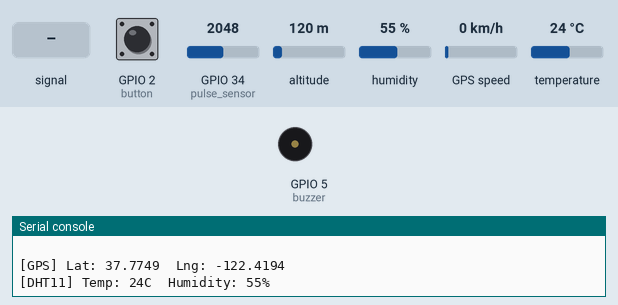
A program run on a simulated ESP32 board running MicroPython. On the bench: buzzer (waves = sounding, pin HIGH), the last lines printed to the serial console. The test bench sets the inputs (shaded band); at power-on: temperature 24 °C, GPIO 34 (pulse_sensor) = 2048, GPIO 2 (button) HIGH, altitude 120 m, humidity 55 %, GPS speed 0 km/h (analog values on the 0–4095 scale). WiFi joins after 1.5 s; the GPS gets a fix after 3 s at 37.7749, -122.4194 with 8 satellites; requests to the public web service named in the program get a made-up reply in its usual format after 0.4 s (London, UTC, broken clouds, 64 % humidity, 1013 hPa unless stated).

Above: at 4.5 s.
4.6 s: temperature set to 41 °C
11.9 s: GPIO 34 (pulse_sensor) set to 3972
At 13.8 s:
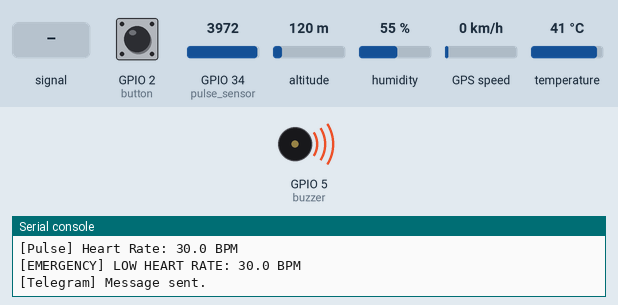
14.2 s: GPIO 34 (pulse_sensor) set to 2460
21.5 s: GPIO 34 (pulse_sensor) fed a 2 Hz sine of ±1228 counts around its level
25.1 s: temperature set to 12 °C
Timing chart, 0 to 65.7 s (numbered marks = the images above; inputs shaded):
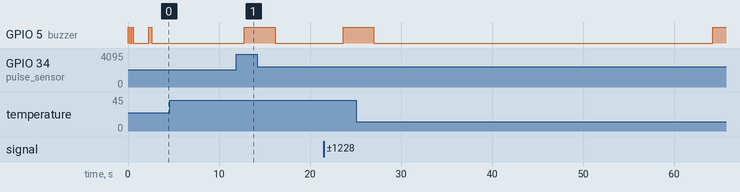

The program:

iot_safety_system_micropython.py
```python
# ============================================================
#  IoT-Based Emergency Safety & Health Monitoring System
#  MicroPython Code for ESP32
# ============================================================
#  Hardware:
#    - ESP32 Dev Kit
#    - Pulse Sensor (Heart Rate) → GPIO 34 (ADC)
#    - DHT11 (Temp + Humidity)   → GPIO 4
#    - GPS Module (NEO-6M)       → UART1 TX=17, RX=16
#    - Emergency Push Button     → GPIO 2
#    - Buzzer                    → GPIO 5
# ============================================================
#  MicroPython Libraries needed (upload to ESP32 via Thonny):
#    - dht.py        (built-in MicroPython)
#    - urequests.py  (upload manually)
#    - ujson.py      (built-in MicroPython)
# ============================================================

import machine
import time
import network
import urequests
import ujson
import dht
from machine import Pin, ADC, UART

# ─── WiFi Credentials ───────────────────────────────────────
WIFI_SSID     = "YOUR_WIFI_SSID"
WIFI_PASSWORD = "YOUR_WIFI_PASSWORD"

# ─── Telegram Bot Credentials ───────────────────────────────
BOT_TOKEN = "YOUR_TELEGRAM_BOT_TOKEN"
CHAT_ID   = "YOUR_TELEGRAM_CHAT_ID"
TELEGRAM_URL = "https://api.telegram.org/bot" + BOT_TOKEN

# ─── Pin Definitions ────────────────────────────────────────
PULSE_PIN   = 34   # ADC - Pulse sensor signal
DHT_PIN     = 4    # Digital - DHT11 data
BUTTON_PIN  = 2    # Digital - Emergency button (active LOW)
BUZZER_PIN  = 5    # Digital - Buzzer output

# ─── Thresholds ─────────────────────────────────────────────
HEART_RATE_HIGH = 120   # BPM
HEART_RATE_LOW  = 45    # BPM
TEMP_HIGH       = 38.5  # Celsius

# ─── Hardware Init ──────────────────────────────────────────
pulse_sensor = ADC(Pin(PULSE_PIN))
pulse_sensor.atten(ADC.ATTN_11DB)       # Full 0-3.3V range
pulse_sensor.width(ADC.WIDTH_12BIT)     # 12-bit resolution (0-4095)

dht_sensor = dht.DHT11(Pin(DHT_PIN))

button = Pin(BUTTON_PIN, Pin.IN, Pin.PULL_UP)

buzzer = Pin(BUZZER_PIN, Pin.OUT)
buzzer.value(0)

gps_uart = UART(1, baudrate=9600, tx=17, rx=16)

# ─── Global State ───────────────────────────────────────────
heart_rate  = 0.0
temperature = 0.0
humidity    = 0.0
gps_lat     = 0.0
gps_lng     = 0.0
gps_fixed   = False
last_update_id = 0

# ════════════════════════════════════════════════════════════
def connect_wifi():
    wlan = network.WLAN(network.STA_IF)
    wlan.active(True)
    if not wlan.isconnected():
        print("[WiFi] Connecting to", WIFI_SSID)
        wlan.connect(WIFI_SSID, WIFI_PASSWORD)
        attempts = 0
        while not wlan.isconnected() and attempts < 20:
            time.sleep(0.5)
            print(".", end="")
            attempts += 1
    if wlan.isconnected():
        print("\n[WiFi] Connected! IP:", wlan.ifconfig()[0])
        beep_buzzer(1, 300)
        return True
    else:
        print("\n[WiFi] Failed to connect.")
        return False

# ════════════════════════════════════════════════════════════
def read_dht():
    global temperature, humidity
    try:
        dht_sensor.measure()
        temperature = dht_sensor.temperature()
        humidity    = dht_sensor.humidity()
        print("[DHT11] Temp: {}C  Humidity: {}%".format(temperature, humidity))
    except Exception as e:
        print("[DHT11] Error:", e)

# ════════════════════════════════════════════════════════════
def read_heart_rate():
    """
    Simple peak detection to estimate BPM from Pulse Sensor.
    Samples for ~2 seconds and counts peaks above threshold.
    """
    global heart_rate
    SAMPLES     = 100
    DELAY_MS    = 20
    THRESHOLD   = 2500   # ADC threshold (0-4095 for 12-bit)
    MIN_DIST    = 10     # min samples between peaks

    peak_count  = 0
    in_peak     = False
    since_peak  = MIN_DIST + 1

    for i in range(SAMPLES):
        val = pulse_sensor.read()
        since_peak += 1

        if val > THRESHOLD and not in_peak and since_peak > MIN_DIST:
            in_peak    = True
            peak_count += 1
            since_peak = 0
        if val < (THRESHOLD - 200):
            in_peak = False
        time.sleep_ms(DELAY_MS)

    window_sec = (SAMPLES * DELAY_MS) / 1000.0
    bpm = (peak_count / window_sec) * 60.0

    if bpm < 1 or bpm > 200:
        heart_rate = 0.0
    else:
        heart_rate = round(bpm, 1)

    print("[Pulse] Heart Rate: {} BPM".format(heart_rate))

# ════════════════════════════════════════════════════════════
def read_gps():
    """
    Parse NMEA GPRMC sentence from GPS module.
    Updates global gps_lat, gps_lng, gps_fixed.
    """
    global gps_lat, gps_lng, gps_fixed

    if gps_uart.any():
        try:
            line = gps_uart.readline()
            if line:
                sentence = line.decode('utf-8', 'ignore').strip()
                if sentence.startswith('$GPRMC') or sentence.startswith('$GNRMC'):
                    parts = sentence.split(',')
                    if len(parts) >= 7 and parts[2] == 'A':
                        # Valid fix
                        raw_lat = parts[3]
                        lat_dir = parts[4]
                        raw_lng = parts[5]
                        lng_dir = parts[6]

                        lat_deg = float(raw_lat[:2])
                        lat_min = float(raw_lat[2:])
                        lat = lat_deg + lat_min / 60.0
                        if lat_dir == 'S':
                            lat = -lat

                        lng_deg = float(raw_lng[:3])
                        lng_min = float(raw_lng[3:])
                        lng = lng_deg + lng_min / 60.0
                        if lng_dir == 'W':
                            lng = -lng

                        gps_lat   = round(lat, 6)
                        gps_lng   = round(lng, 6)
                        gps_fixed = True
                        print("[GPS] Lat: {}  Lng: {}".format(gps_lat, gps_lng))
        except Exception as e:
            print("[GPS] Parse error:", e)

# ════════════════════════════════════════════════════════════
def build_maps_link():
    return "https://maps.google.com/?q={},{}".format(gps_lat, gps_lng)

# ════════════════════════════════════════════════════════════
def send_telegram(message):
    try:
        url  = TELEGRAM_URL + "/sendMessage"
        data = {
            "chat_id":    CHAT_ID,
            "text":       message,
            "parse_mode": "Markdown"
        }
        response = urequests.post(
            url,
            data=ujson.dumps(data),
            headers={"Content-Type": "application/json"}
        )
        response.close()
        print("[Telegram] Message sent.")
    except Exception as e:
        print("[Telegram] Error:", e)

# ════════════════════════════════════════════════════════════
def build_alert_message(reason):
    msg  = "*EMERGENCY ALERT*\n"
    msg += "Reason: {}\n\n".format(reason)
    msg += "*Live Health Data:*\n"
    msg += "Heart Rate: {} BPM\n".format(heart_rate)
    msg += "Temperature: {} C\n".format(temperature)
    msg += "Humidity: {} %\n\n".format(humidity)
    msg += "*Location:*\n"
    if gps_fixed:
        msg += "Lat: {}  Lng: {}\n".format(gps_lat, gps_lng)
        msg += build_maps_link()
    else:
        msg += "GPS signal not acquired yet."
    return msg

# ════════════════════════════════════════════════════════════
def build_status_message():
    msg  = "*Live Health and Location Status*\n"
    msg += "Heart Rate: {} BPM\n".format(heart_rate)
    msg += "Temperature: {} C\n".format(temperature)
    msg += "Humidity: {} %\n\n".format(humidity)
    if gps_fixed:
        msg += "Lat: {}  Lng: {}\n".format(gps_lat, gps_lng)
        msg += build_maps_link()
    else:
        msg += "GPS not fixed yet."
    return msg

# ════════════════════════════════════════════════════════════
def trigger_emergency(reason):
    print("[EMERGENCY]", reason)
    buzzer.value(1)
    send_telegram(build_alert_message(reason))
    time.sleep(3)
    buzzer.value(0)

# ════════════════════════════════════════════════════════════
def beep_buzzer(times, delay_ms):
    for _ in range(times):
        buzzer.value(1)
        time.sleep_ms(delay_ms)
        buzzer.value(0)
        time.sleep_ms(delay_ms)

# ════════════════════════════════════════════════════════════
def check_telegram_commands():
    """
    Poll Telegram for new messages and respond to commands.
    """
    global last_update_id
    try:
        url      = TELEGRAM_URL + "/getUpdates?offset={}&timeout=1".format(last_update_id + 1)
        response = urequests.get(url)
        data     = ujson.loads(response.text)
        response.close()

        if data.get("ok") and data.get("result"):
            for update in data["result"]:
                last_update_id = update["update_id"]
                message = update.get("message", {})
                text    = message.get("text", "")
                chat_id = str(message.get("chat", {}).get("id", ""))

                print("[Telegram] Command:", text)

                if text in ["/start", "/help"]:
                    reply  = "*Safety Device Commands*\n\n"
                    reply += "/data - Get live health and location\n"
                    reply += "/status - Device status\n"
                    reply += "/test - Send a test alert"
                    send_telegram(reply)

                elif text == "/data":
                    send_telegram(build_status_message())

                elif text == "/status":
                    reply  = "*Device Status: Online*\n"
                    reply += "GPS: {}\n".format("Fixed" if gps_fixed else "Searching...")
                    send_telegram(reply)

                elif text == "/test":
                    send_telegram("*Test Alert*\n" + build_status_message())

    except Exception as e:
        print("[Telegram Poll] Error:", e)

# ════════════════════════════════════════════════════════════
# MAIN
# ════════════════════════════════════════════════════════════
def main():
    print("\n[BOOT] IoT Safety System - MicroPython")
    print("[BOOT] Initializing...")

    beep_buzzer(2, 200)
    connect_wifi()

    send_telegram("*Safety Device Online*\nMonitoring started. Send /help for commands.")
    print("[OK] System ready. Starting main loop...\n")

    sensor_timer  = 0
    bot_timer     = 0
    last_btn      = 1
    emergency_cooldown = 0

    while True:
        now = time.ticks_ms()

        # ── Read GPS continuously ──────────────────────────
        read_gps()

        # ── Read sensors every 2 seconds ──────────────────
        if time.ticks_diff(now, sensor_timer) >= 2000:
            sensor_timer = now
            read_dht()
            read_heart_rate()

            # Auto-alert on abnormal readings
            cooldown_ok = time.ticks_diff(now, emergency_cooldown) > 10000
            if cooldown_ok:
                if heart_rate > HEART_RATE_HIGH:
                    trigger_emergency("HIGH HEART RATE: {} BPM".format(heart_rate))
                    emergency_cooldown = now
                elif 0 < heart_rate < HEART_RATE_LOW:
                    trigger_emergency("LOW HEART RATE: {} BPM".format(heart_rate))
                    emergency_cooldown = now
                elif temperature > TEMP_HIGH:
                    trigger_emergency("HIGH TEMPERATURE: {} C".format(temperature))
                    emergency_cooldown = now

        # ── Emergency Button (debounced) ──────────────────
        btn_state = button.value()
        if btn_state == 0 and last_btn == 1:
            cooldown_ok = time.ticks_diff(now, emergency_cooldown) > 10000
            if cooldown_ok:
                print("[BUTTON] Emergency button pressed!")
                trigger_emergency("EMERGENCY BUTTON PRESSED")
                emergency_cooldown = now
        last_btn = btn_state

        # ── Poll Telegram every 1 second ──────────────────
        if time.ticks_diff(now, bot_timer) >= 1000:
            bot_timer = now
            check_telegram_commands()

        time.sleep_ms(50)

# ════════════════════════════════════════════════════════════
main()
```
